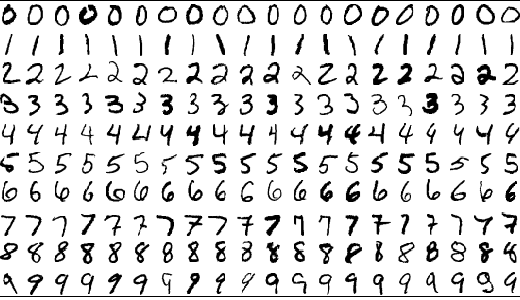
#> input picture Python/OpenCV/digits520x300_20x10_26x30.png, 520 x 300 px
$ python basic.py
#> lines starting #> are read from the running program, lines starting #| are printed output that depends on the picture
import numpy as np
import cv2
import matplotlib.pyplot as plt

img = cv2.imread('digits520x300_20x10_26x30.png',0)
#> img is the input picture: shape (300, 520); min 0, max 255, mean 221


cells = [np.hsplit(row,20) for row in np.vsplit(img,10)]
#> cells = 10 items

x = np.array(cells)
train = x[:,:15].reshape(-1,780).astype(np.float32)
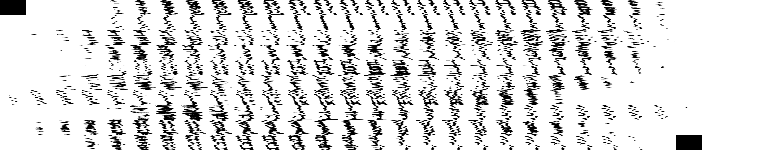
#> train: shape (150, 780) float32; min 0, max 255, mean 220.9
test  = x[:, 15:20].reshape(-1,780).astype(np.float32)
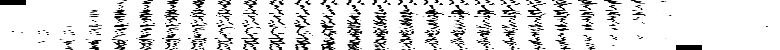
#> test: shape (50, 780) float32; min 0, max 255, mean 221.2
k = np.arange(10)
train_labels = np.repeat(k,15)[:, np.newaxis]

knn = cv2.ml.KNearest_create()
knn.train(train, 0, train_labels)
result = knn.findNearest(test,5)
#print(k)
'''
cv2.imshow('abc',img)
cv2.waitKey(0)
cv2.destroyAllWindows()
'''
